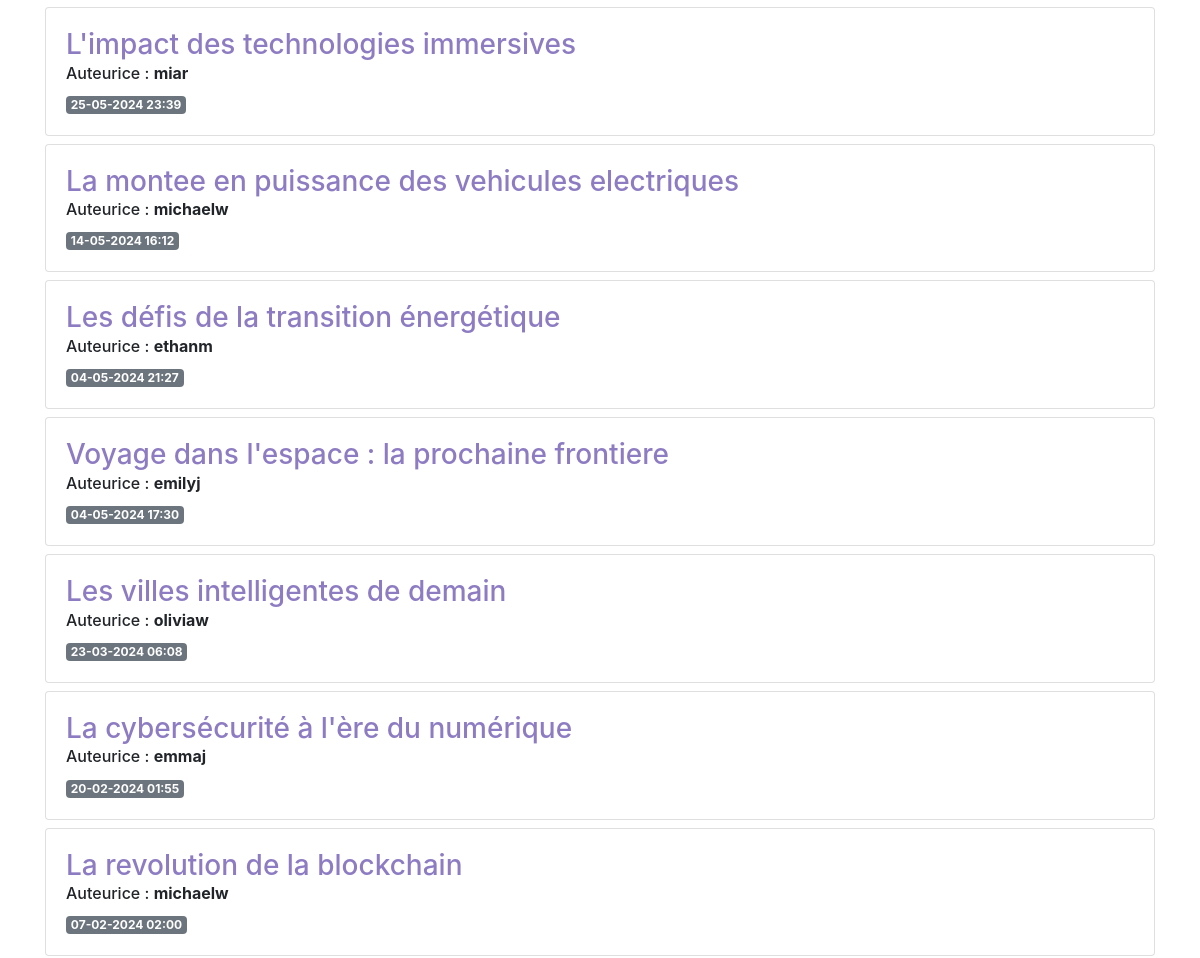
Before: / (middle part) with the older database file.
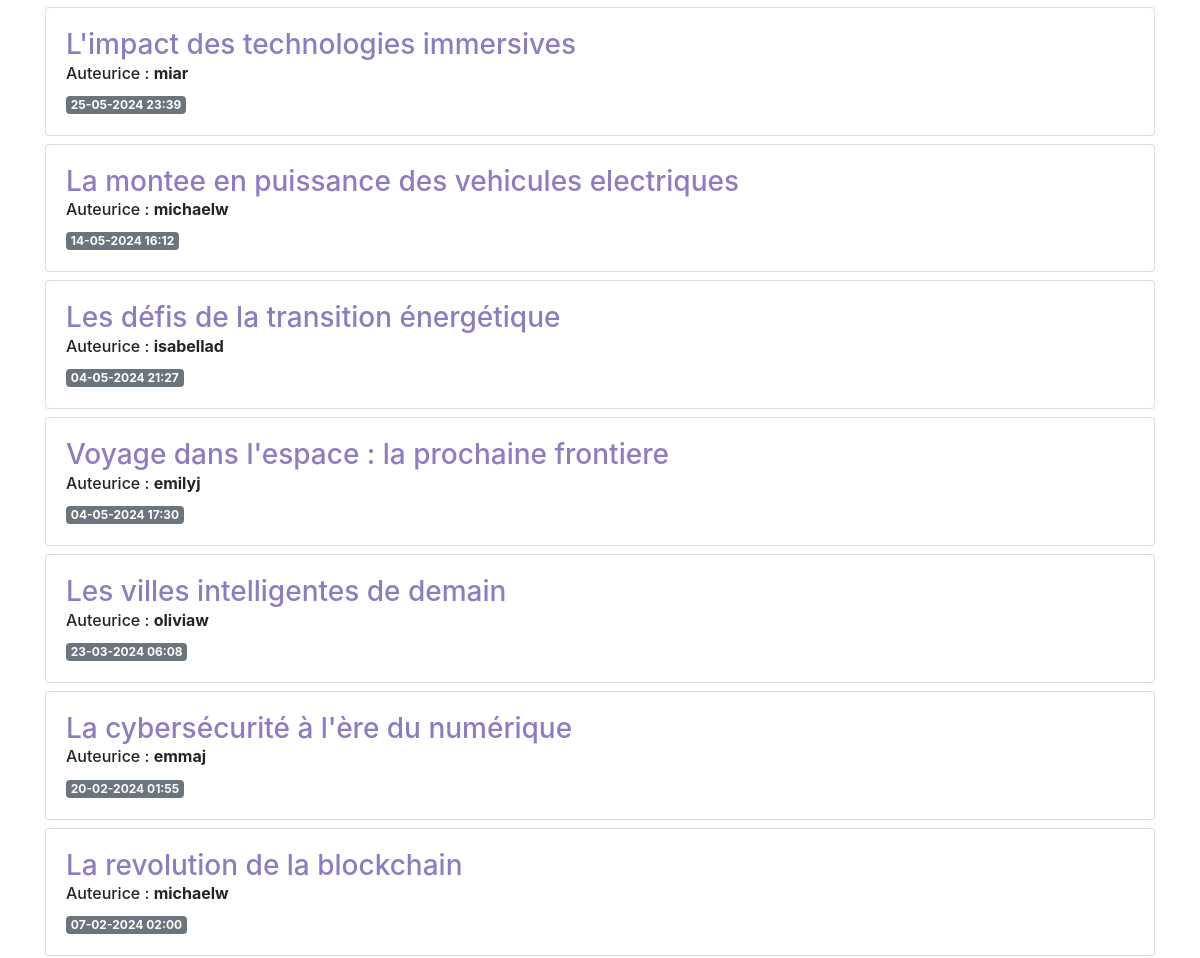
After: the same page with the newer database file.
### app/models.py (models this page shows, shortened)
class Post(db.Model):
    id = db.Column(db.Integer, primary_key=True)
    created = db.Column(db.DateTime, nullable=False, default=datetime.now)
    title = db.Column(db.String(200), nullable=False)
    content = db.Column(db.Text, nullable=False)
    user_id = db.Column(db.Integer, db.ForeignKey('user.id'), nullable=False)
    @property
    def formatted_created(self):
        return self.created.strftime("%d-%m-%Y %H:%M")

class User(db.Model, UserMixin):
    id = db.Column(db.Integer, primary_key=True)
    username = db.Column(db.String(20), nullable=False, unique=True)
    email = db.Column(db.String(120), nullable=False, unique=True)
    password_hash = db.Column(db.String(255), nullable=False)
    is_admin = db.Column(db.Boolean, default=False)
    created = db.Column(db.DateTime, default=datetime.now, nullable=False)
    posts = db.relationship('Post', backref='author',
                            lazy=True, cascade="all, delete-orphan")
    @property
    def password(self):
        raise AttributeError('password is not a readable attribute')

### app/__init__.py (the view)
    @app.route('/')
    def index():
        posts = Post.query.order_by(Post.created.desc()).all()
        return render_template('index.html', posts=posts)

### app/templates/index.html (shortened to what this page needs)
{% extends 'base.html' %}
{% block content %}
<br />
{% for post in posts %}
<div class="card mb-2">
    <div class="card-body">
        <a href="{{ url_for('posts.view', post_id=post.id) }}" class="custom-link">
            <h3>{{ post.title }}</h3>
        </a>
        <h6 class="card-subtitle mb-2">Auteurice : <span style="font-weight: bold;">{{ post.author.username }}</span></h6>
        <span class="badge badge-secondary">{{ post.formatted_created }}</span>
    </div>
</div>
{% endfor %}
<br />
<br />
{% endblock %}

Changed rows visible on the page:
changed Post "Les défis de la transition énergétique": author.username "ethanm" → "isabellad"
